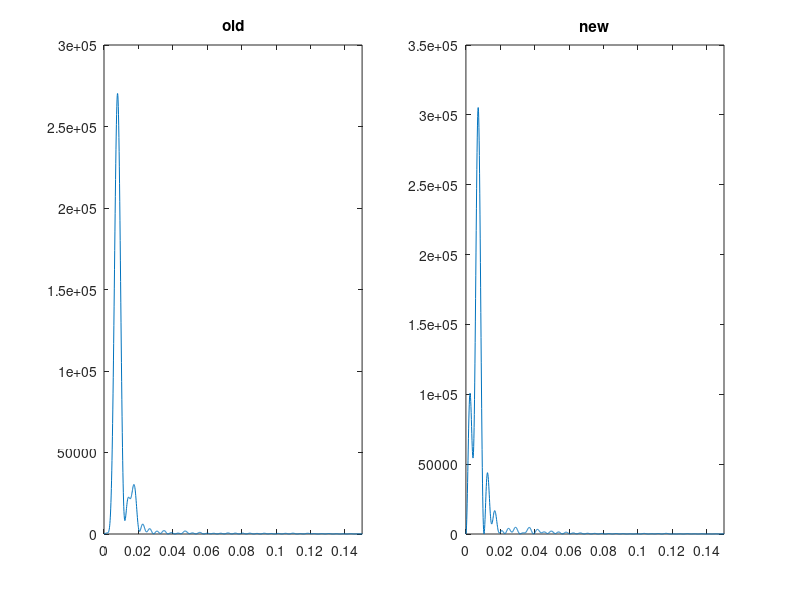

MATLAB code to generate this figure:
clear
close all

load("sunspotdata.mat")

NFFT = 8192;

subplot(121)
data0 = dataold - mean(dataold);
X = fft(data0, NFFT);

N = length(data0);
Rhat = (X .* conj(X)) / N;
f = [0:NFFT - 1] / NFFT;
plot(f, Rhat)
xlim([0 0.15])
title("old")

subplot(122)
data0 = datanew - mean(datanew);
X = fft(data0, NFFT);

N = length(data0);
Rhat = (X .* conj(X)) / N;
f = [0:NFFT - 1] / NFFT;
plot(f, Rhat)
xlim([0 0.15])
title("new")

% period
fs = 12;
f_peak = 0.007202;
T = 1 / fs / f_peak; % ~= 12
